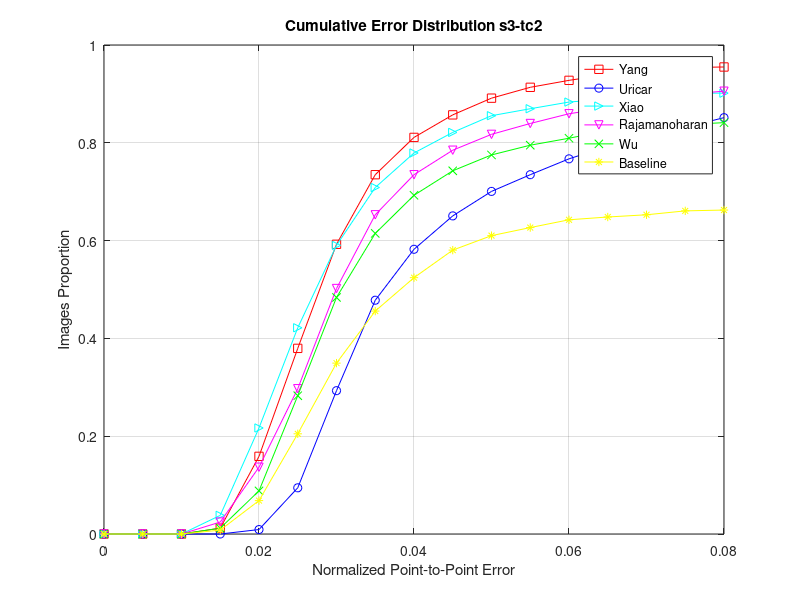

This figure's MATLAB source:
% fuction: draw line chart with certain lineSpec, legend, gird, title, x/y-lable, text 
function drawLineChart()
prop=ones(6,17);
PPerror=0:0.005:0.08;
LineSpec={'r-s','b-o','c->','m-v','g-x', 'y-*'};
Legend={'Yang','Uricar','Xiao','Rajamanoharan','Wu','Baseline'};
category=2;
stage=3;
prop(1,:)=[0 0 0 0.21 2.79 6.67 10.41 12.91 14.25 15.06 15.66 16.05 16.30 16.51 16.62 16.76 16.78]./17.57;
prop(2,:)=[0 0 0 0 0.16 1.66 5.15 8.40 10.23 11.43 12.31 12.91 13.48 13.93 14.25 14.61 14.96]./17.57;
prop(3,:)=[0 0 0 0.67 3.81 7.41 10.37 12.45 13.69 14.43 15.03 15.28 15.52 15.63 15.73 15.84 15.84]./17.57;
prop(4,:)=[0 0 0 0.43 2.40 5.22 8.82 11.47 12.91 13.79 14.36 14.75 15.10 15.31 15.70 15.80 15.91]./17.57;
prop(5,:)=[0 0 0 0.21 1.55 4.97 8.50 10.80 12.17 13.05 13.62 13.97 14.22 14.50 14.61 14.71 14.78]./17.57;
prop(6,:)=[0 0 0 0.14 1.20 3.60 6.14 8.01 9.21 10.20 10.72 11.01 11.29 11.39 11.47 11.61 11.64]./17.57;
        
figure
for i=1:size(prop,1)
    plot(PPerror(:),prop(i,:),LineSpec{1,i});
%     text(PPerror(5),prop(i,5),' \leftarrow justTest', 'Color', 'red', 'fontsize', 8);
    hold on;
end
% axis([0 0.08 0 1.5]);  % [x_start x_end y_start y_end]
legend(Legend{1,:});
grid on;
title(['Cumulative Error Distribution s',num2str(stage),'-tc',num2str(category)]);
xlabel('Normalized Point-to-Point Error');
ylabel('Images Proportion');

end